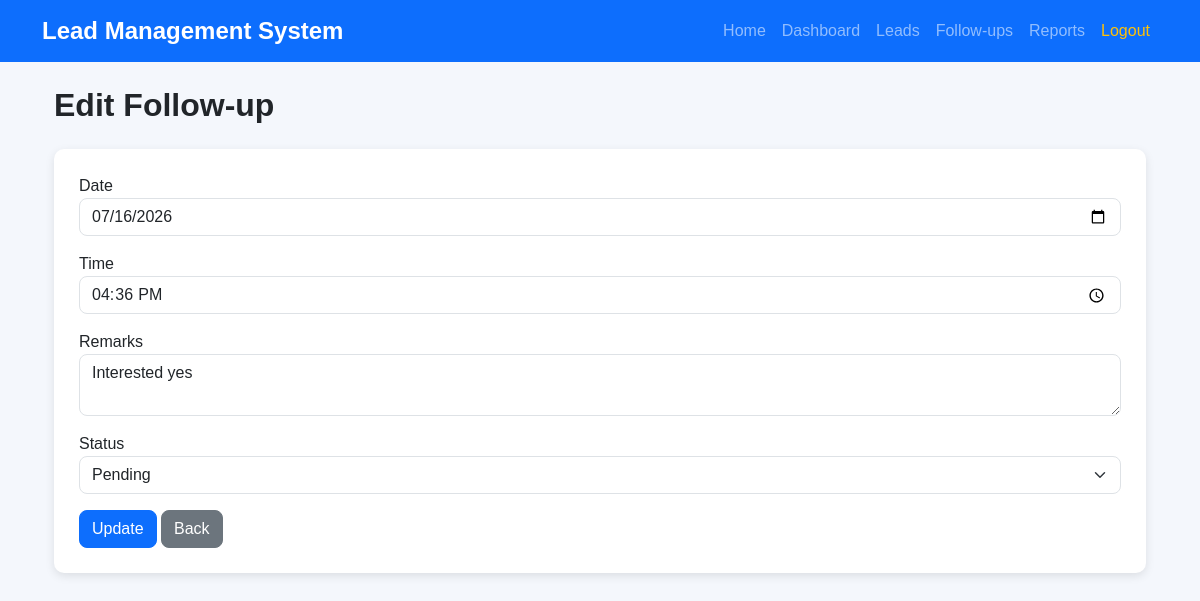
The page /edit_followup/3 on the database its author committed.
### tables this page shows
CREATE TABLE followups(
        id INTEGER PRIMARY KEY AUTOINCREMENT,
        lead_id INTEGER,
        followup_date TEXT,
        followup_time TEXT,
        remarks TEXT,
        status TEXT,
        created_by TEXT,
        FOREIGN KEY(lead_id) REFERENCES leads(id)
    );

### routes.py (the view, shortened to what this page needs)
@main.route("/edit_followup/<int:id>", methods=["GET","POST"])
def edit_followup(id):
    followup = get_followup_by_id(id)
    return render_template(
        "edit_followup.html",
        followup=followup
    )

### models.py (called while the page is built)
def get_connection():
    conn = sqlite3.connect(Config.DATABASE)
    conn.row_factory = sqlite3.Row
    return conn

def get_followup_by_id(followup_id):
    conn = get_connection()
    cursor = conn.cursor()
    cursor.execute(
        "SELECT * FROM followups WHERE id=?",
        (followup_id,)
    )
    data = cursor.fetchone()
    conn.close()
    return data

### templates/edit_followup.html (shortened to what this page needs)
{% extends 'base.html' %}
{% block content %}
<div class="container mt-4">
<h2>Edit Follow-up</h2>
<form method="POST">
<div class="mb-3">
<label>Date</label>
<input
type="date"
name="followup_date"
value="{{ followup['followup_date'] }}"
class="form-control">
</div>
<div class="mb-3">
<label>Time</label>
<input
type="time"
name="followup_time"
value="{{ followup['followup_time'] }}"
class="form-control">
</div>
<div class="mb-3">
<label>Remarks</label>
<textarea
name="remarks"
class="form-control">{{ followup['remarks'] }}</textarea>
</div>
<div class="mb-3">
<label>Status</label>
<select
name="status"
class="form-select">
<option {% if followup['status']=="Pending" %}selected{% endif %}>Pending</option>
</select>
</div>
<button class="btn btn-primary">
Update
</button>
<a href="/followups"
class="btn btn-secondary">
Back
</a>
</form>
</div>
{% endblock %}

### static/css/style.css (style rules this page uses)
body { margin: 0; padding: 0; background: #f4f7fc; font-family: Arial, Helvetica, sans-serif; }
h2 { font-weight: bold; margin-bottom: 25px; }
.btn { border-radius: 8px; }
.btn-primary { background: #0d6efd; }
form { background: white; padding: 25px; border-radius: 10px; box-shadow: 0px 3px 10px rgba(0,0,0,0.1); }
.form-control, .form-select { border-radius: 8px; }

### rows shown on the page
followups: followup_date "07/16/2026", followup_time "16:36", remarks "Interested yes", status "Pending"
